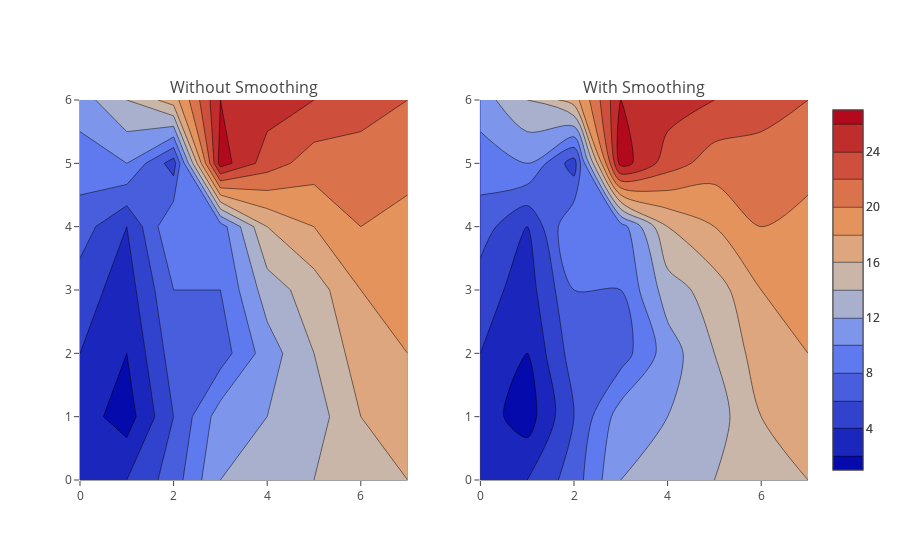

Notebook source saved alongside this figure:
### Code cell
from plotly import tools
import plotly
import plotly.graph_objs as go

trace0 = go.Contour(
    z=[[2, 4, 7, 12, 13, 14, 15, 16],
       [3, 1, 6, 11, 12, 13, 16, 17],
       [4, 2, 7, 7, 11, 14, 17, 18],
       [5, 3, 8, 8, 13, 15, 18, 19],
       [7, 4, 10, 9, 16, 18, 20, 19],
       [9, 10, 5, 27, 23, 21, 21, 21],
       [11, 14, 17, 26, 25, 24, 23, 22]],
    line=dict(smoothing=0),
)

trace1 = go.Contour(
    z=[[2, 4, 7, 12, 13, 14, 15, 16],
       [3, 1, 6, 11, 12, 13, 16, 17],
       [4, 2, 7, 7, 11, 14, 17, 18],
       [5, 3, 8, 8, 13, 15, 18, 19],
       [7, 4, 10, 9, 16, 18, 20, 19],
       [9, 10, 5, 27, 23, 21, 21, 21],
       [11, 14, 17, 26, 25, 24, 23, 22]],
    line=dict(smoothing=0.85),
)

data = tools.make_subplots(rows=1, cols=2,
                          subplot_titles=('Without Smoothing', 'With Smoothing'))

data.append_trace(trace0, 1, 1)
data.append_trace(trace1, 1, 2)

iplot(data)

### Figure 1 — Plotly figure (JSON) as saved in the notebook; plotly's stock layout.template omitted (floating-point values rounded to 4 significant figures)
{"data": [{"line": {"smoothing": 0}, "type": "contour", "uid": "fde74564-b599-11e8-8e3e-d8c4976a52f2", "xaxis": "x", "yaxis": "y", "z": [[2, 4, 7, 12, 13, 14, 15, 16], [3, 1, 6, 11, 12, 13, 16, 17], [4, 2, 7, 7, 11, 14, 17, 18], [5, 3, 8, 8, 13, 15, 18, 19], [7, 4, 10, 9, 16, 18, 20, 19], [9, 10, 5, 27, 23, 21, 21, 21], [11, 14, 17, 26, 25, 24, 23, 22]]}, {"line": {"smoothing": 0.85}, "type": "contour", "uid": "fde7a64c-b599-11e8-96dc-d8c4976a52f2", "xaxis": "x2", "yaxis": "y2", "z": [[2, 4, 7, 12, 13, 14, 15, 16], [3, 1, 6, 11, 12, 13, 16, 17], [4, 2, 7, 7, 11, 14, 17, 18], [5, 3, 8, 8, 13, 15, 18, 19], [7, 4, 10, 9, 16, 18, 20, 19], [9, 10, 5, 27, 23, 21, 21, 21], [11, 14, 17, 26, 25, 24, 23, 22]]}], "layout": {"annotations": [{"font": {"size": 16}, "showarrow": false, "text": "Without Smoothing", "x": 0.225, "xanchor": "center", "xref": "paper", "y": 1, "yanchor": "bottom", "yref": "paper"}, {"font": {"size": 16}, "showarrow": false, "text": "With Smoothing", "x": 0.775, "xanchor": "center", "xref": "paper", "y": 1, "yanchor": "bottom", "yref": "paper"}], "xaxis": {"anchor": "y", "domain": [0, 0.45]}, "xaxis2": {"anchor": "y2", "domain": [0.55, 1]}, "yaxis": {"anchor": "x", "domain": [0, 1]}, "yaxis2": {"anchor": "x2", "domain": [0, 1]}}}
